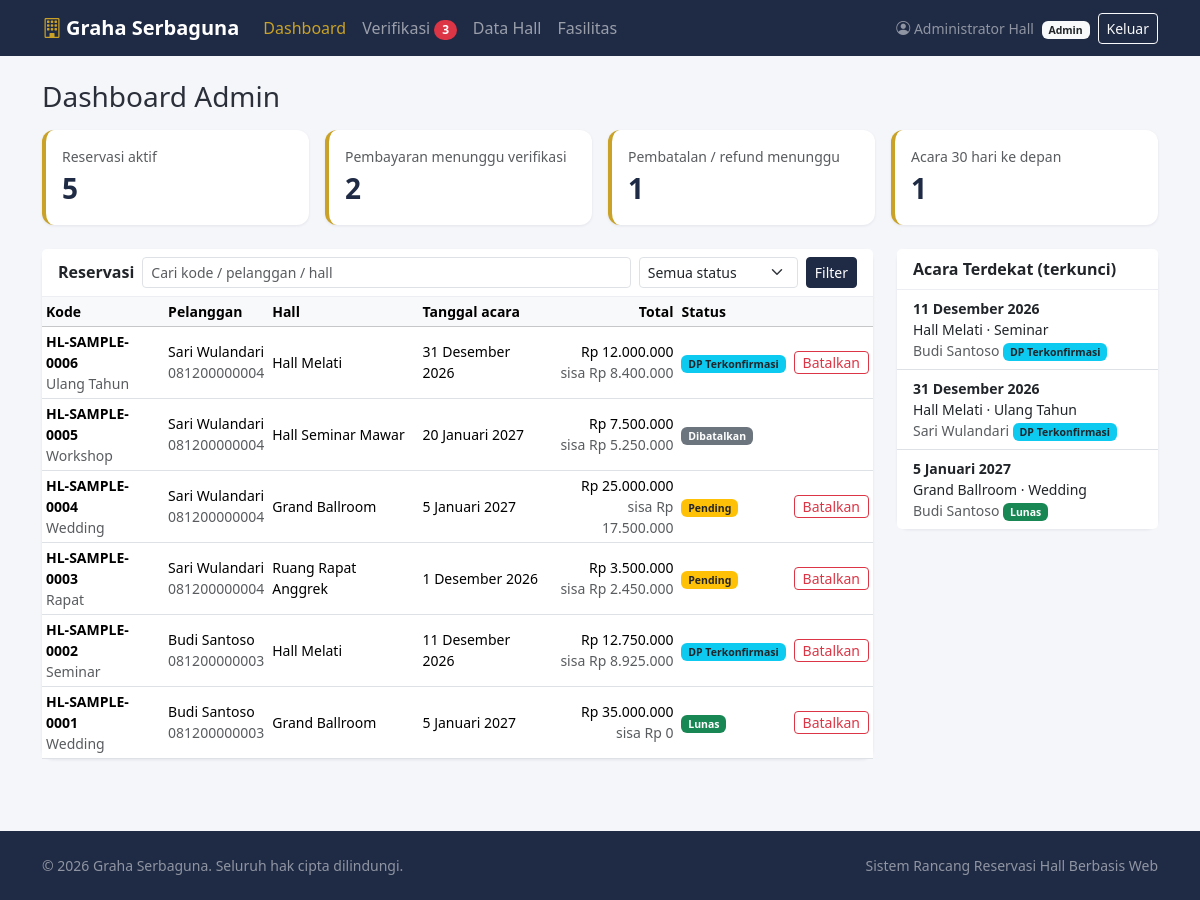
Page /admin/dashboard.php (signed in) on the committed database.
### tables this page shows
CREATE TABLE IF NOT EXISTS reservasi (
  id             INT UNSIGNED NOT NULL AUTO_INCREMENT,
  kode_booking   VARCHAR(30) NOT NULL,
  user_id        INT UNSIGNED NOT NULL,
  hall_id        INT UNSIGNED NOT NULL,
  tanggal_acara  DATE NOT NULL,
  jenis_acara    VARCHAR(50) NOT NULL,
  jumlah_tamu    INT UNSIGNED NOT NULL,
  total_harga    BIGINT UNSIGNED NOT NULL,
  nominal_dp     BIGINT UNSIGNED NOT NULL,
  sisa_bayar     BIGINT UNSIGNED NOT NULL,
  status         ENUM('Pending','DP Terkonfirmasi','Lunas','Dibatalkan') NOT NULL DEFAULT 'Pending',
  created_at     TIMESTAMP NOT NULL DEFAULT CURRENT_TIMESTAMP,
  slot_terkunci  TINYINT GENERATED ALWAYS AS
                   (CASE WHEN status IN ('DP Terkonfirmasi','Lunas') THEN 1 ELSE NULL END) STORED,
  PRIMARY KEY (id),
  UNIQUE KEY uq_reservasi_kode (kode_booking),
  UNIQUE KEY uq_reservasi_slot (hall_id, tanggal_acara, slot_terkunci),
  KEY idx_reservasi_user (user_id),
  KEY idx_reservasi_tanggal (hall_id, tanggal_acara, status),
  CONSTRAINT fk_reservasi_user FOREIGN KEY (user_id) REFERENCES users (id),
  CONSTRAINT fk_reservasi_hall FOREIGN KEY (hall_id) REFERENCES halls (id)
);

CREATE TABLE IF NOT EXISTS users (
  id          INT UNSIGNED NOT NULL AUTO_INCREMENT,
  nama        VARCHAR(100) NOT NULL,
  email       VARCHAR(150) NOT NULL,
  password    VARCHAR(255) NOT NULL,              
  no_hp       VARCHAR(20)  NOT NULL,
  role        ENUM('customer','admin','owner') NOT NULL DEFAULT 'customer',
  created_at  TIMESTAMP NOT NULL DEFAULT CURRENT_TIMESTAMP,
  PRIMARY KEY (id),
  UNIQUE KEY uq_users_email (email)
);

CREATE TABLE IF NOT EXISTS halls (
  id          INT UNSIGNED NOT NULL AUTO_INCREMENT,
  nama_hall   VARCHAR(100) NOT NULL,
  kapasitas   INT UNSIGNED NOT NULL,
  harga_dasar BIGINT UNSIGNED NOT NULL,
  deskripsi   TEXT NULL,
  foto        VARCHAR(255) NULL,
  PRIMARY KEY (id)
);

### config/database.php (called while the page is built)
<?php
function db(): PDO
{
    static $pdo = null;
    if ($pdo === null) {
        $dsn = 'mysql:host=' . DB_HOST . ';port=' . DB_PORT . ';dbname=' . DB_NAME . ';charset=' . DB_CHARSET;
        try {
            $pdo = new PDO($dsn, DB_USER, DB_PASS, [
                PDO::ATTR_ERRMODE            => PDO::ERRMODE_EXCEPTION,
                PDO::ATTR_DEFAULT_FETCH_MODE => PDO::FETCH_ASSOC,
                PDO::ATTR_EMULATE_PREPARES   => false,
            ]);
        } catch (PDOException $e) {
            error_log('Koneksi DB gagal: ' . $e->getMessage());
            http_response_code(500);
            exit('Tidak dapat terhubung ke database. Periksa pengaturan di config/config.php.');
        }
    }
    return $pdo;
}

### admin/dashboard.php (the view, shortened to what this page needs)
<?php
require __DIR__ . '/../includes/init.php';
$pdo   = db();
$stat = $pdo->query(
    "SELECT
       (SELECT COUNT(*) FROM reservasi WHERE status IN ('Pending','DP Terkonfirmasi','Lunas')) AS aktif,
       (SELECT COUNT(*) FROM pembayaran_pembatalan WHERE jenis_transaksi IN ('DP','Pelunasan') AND status_verifikasi = 'Menunggu') AS bayar_menunggu,
       (SELECT COUNT(*) FROM pembayaran_pembatalan WHERE jenis_transaksi = 'Refund' AND status_verifikasi = 'Menunggu') AS refund_menunggu,
       (SELECT COUNT(*) FROM reservasi WHERE status IN ('DP Terkonfirmasi','Lunas')
          AND tanggal_acara BETWEEN CURDATE() AND DATE_ADD(CURDATE(), INTERVAL 30 DAY)) AS acara_30"
)->fetch();
$q       = get_str('q');
$where  = [];
$params = [];
$sql = "SELECT r.*, h.nama_hall, u.nama, u.no_hp
        FROM reservasi r JOIN halls h ON h.id = r.hall_id JOIN users u ON u.id = r.user_id"
     . ($where ? ' WHERE ' . implode(' AND ', $where) : '')
     . ' ORDER BY r.created_at DESC, r.id DESC LIMIT 100';
$st = $pdo->prepare($sql);
$st->execute($params);
$rows = $st->fetchAll();
$akan = $pdo->query(
    "SELECT r.kode_booking, r.tanggal_acara, r.jenis_acara, r.status, h.nama_hall, u.nama
     FROM reservasi r JOIN halls h ON h.id = r.hall_id JOIN users u ON u.id = r.user_id
     WHERE r.status IN ('DP Terkonfirmasi','Lunas') AND r.tanggal_acara >= CURDATE()
     ORDER BY r.tanggal_acara LIMIT 6"
)->fetchAll();
include __DIR__ . '/../includes/header.php';
?>
<div class="container py-4">
    <h1 class="h3 mb-3">Dashboard Admin</h1>
    <div class="row g-3 mb-4">
        <div class="col-6 col-lg-3"><div class="card stat"><div class="card-body"><div class="text-muted small">Reservasi aktif</div><div class="num"><?= (int)$stat['aktif'] ?></div></div></div></div>
        <div class="col-6 col-lg-3"><a class="text-decoration-none" href="<?= e(url('admin/verifikasi.php?tab=bayar')) ?>"><div class="card stat"><div class="card-body"><div class="text-muted small">Pembayaran menunggu verifikasi</div><div class="num"><?= (int)$stat['bayar_menunggu'] ?></div></div></div></a></div>
        <div class="col-6 col-lg-3"><a class="text-decoration-none" href="<?= e(url('admin/verifikasi.php?tab=refund')) ?>"><div class="card stat"><div class="card-body"><div class="text-muted small">Pembatalan / refund menunggu</div><div class="num"><?= (int)$stat['refund_menunggu'] ?></div></div></div></a></div>
        <div class="col-6 col-lg-3"><div class="card stat"><div class="card-body"><div class="text-muted small">Acara 30 hari ke depan</div><div class="num"><?= (int)$stat['acara_30'] ?></div></div></div></div>
    </div>
    <div class="row g-4">
        <div class="col-lg-9">
            <div class="card">
                <div class="card-header">
                    <form class="row g-2 align-items-center" method="get">
                        <div class="col-auto fw-semibold">Reservasi</div>
                        <div class="col-sm">
                            <input class="form-control form-control-sm" name="q" value="<?= e($q) ?>" placeholder="Cari kode / pelanggan / hall">
                        </div>
                        <div class="col-sm-auto">
                            <select class="form-select form-select-sm" name="status">
                                <option value="">Semua status</option>
                            </select>
                        </div>
                        <div class="col-auto"><button class="btn btn-sm btn-brand">Filter</button></div>
                    </form>
                </div>
                <div class="table-responsive">
                    <table class="table table-hover table-sm mb-0 small">
                        <thead class="table-light"><tr><th>Kode</th><th>Pelanggan</th><th>Hall</th><th>Tanggal acara</th><th class="text-end">Total</th><th>Status</th><th></th></tr></thead>
                        <tbody>
                        <?php foreach ($rows as $r): ?>
                            <tr>
                                <td><strong><?= e($r['kode_booking']) ?></strong><div class="text-muted"><?= e($r['jenis_acara']) ?></div></td>
                                <td><?= e($r['nama']) ?><div class="text-muted"><?= e($r['no_hp']) ?></div></td>
                                <td><?= e($r['nama_hall']) ?></td>
                                <td><?= e(tgl_indo($r['tanggal_acara'])) ?></td>
                                <td class="text-end"><?= rupiah($r['total_harga']) ?><div class="text-muted">sisa <?= rupiah($r['sisa_bayar']) ?></div></td>
                                <td><?= badge_status($r['status']) ?></td>
                                <td class="text-end">
                                    <?php if ($r['status'] !== 'Dibatalkan'): ?>
                                        <button class="btn btn-outline-danger btn-sm py-0" data-bs-toggle="modal" data-bs-target="#modalBatalAdmin"
                                                data-id="<?= (int)$r['id'] ?>" data-kode="<?= e($r['kode_booking']) ?>">Batalkan</button>
                                    <?php endif; ?>
                                </td>
                            </tr>
                        <?php endforeach; ?>
                        </tbody>
                    </table>
                </div>
            </div>
        </div>
        <div class="col-lg-3">
            <div class="card">
                <div class="card-header">Acara Terdekat (terkunci)</div>
                <ul class="list-group list-group-flush small">
                    <?php foreach ($akan as $a): ?>
                        <li class="list-group-item">
                            <div class="fw-semibold"><?= e(tgl_indo($a['tanggal_acara'])) ?></div>
                            <?= e($a['nama_hall']) ?> · <?= e($a['jenis_acara']) ?><br>
                            <span class="text-muted"><?= e($a['nama']) ?></span> <?= badge_status($a['status']) ?>
                        </li>
                    <?php endforeach; ?>
                </ul>
            </div>
        </div>
    </div>
</div>
<?php include __DIR__ . '/../includes/footer.php'; ?>

### includes/header.php (shortened to what this page needs)
<?php
$u          = current_user();
$scriptName = basename($_SERVER['SCRIPT_NAME']);
$adminBadge = 0;
if ($u && $u['role'] === 'admin') {
    $adminBadge = (int)db()->query(
        "SELECT COUNT(*) FROM pembayaran_pembatalan WHERE status_verifikasi = 'Menunggu'"
    )->fetchColumn();
}
function nav_active(string $file): string
{
    global $scriptName;
    return $scriptName === $file ? ' active' : '';
}
?>
<!doctype html>
<html lang="id">
<head>
    <link href="https://cdn.jsdelivr.net/npm/bootstrap@5.3.3/dist/css/bootstrap.min.css" rel="stylesheet">
    <link href="https://cdn.jsdelivr.net/npm/bootstrap-icons@1.11.3/font/bootstrap-icons.css" rel="stylesheet">
    <link href="<?= e(url('assets/css/style.css')) ?>" rel="stylesheet">
</head>
<body class="d-flex flex-column min-vh-100">
<nav class="navbar navbar-expand-lg navbar-dark bg-brand sticky-top no-print">
    <div class="container">
        <a class="navbar-brand fw-semibold" href="<?= e(url('index.php')) ?>">
            <i class="bi bi-building me-1 text-gold"></i><?= e(APP_NAME) ?>
        </a>
        <div class="collapse navbar-collapse" id="nav">
            <ul class="navbar-nav me-auto">
                <?php if ($u && $u['role'] === 'customer'): ?>
                    <li class="nav-item"><a class="nav-link<?= nav_active('booking.php') ?>" href="<?= e(url('booking.php')) ?>">Buat Reservasi</a></li>
                    <li class="nav-item"><a class="nav-link<?= nav_active('riwayat.php') ?>" href="<?= e(url('customer/riwayat.php')) ?>">Riwayat</a></li>
                <?php elseif ($u && $u['role'] === 'admin'): ?>
                    <li class="nav-item"><a class="nav-link<?= nav_active('dashboard.php') ?>" href="<?= e(url('admin/dashboard.php')) ?>">Dashboard</a></li>
                    <li class="nav-item">
                        <a class="nav-link<?= nav_active('verifikasi.php') ?>" href="<?= e(url('admin/verifikasi.php')) ?>">
                            Verifikasi
                            <?php if ($adminBadge > 0): ?><span class="badge rounded-pill bg-danger"><?= $adminBadge ?></span><?php endif; ?>
                        </a>
                    </li>
                    <li class="nav-item"><a class="nav-link<?= nav_active('halls.php') ?>" href="<?= e(url('admin/halls.php')) ?>">Data Hall</a></li>
                    <li class="nav-item"><a class="nav-link<?= nav_active('fasilitas.php') ?>" href="<?= e(url('admin/fasilitas.php')) ?>">Fasilitas</a></li>
                <?php elseif ($u && $u['role'] === 'owner'): ?>
                    <li class="nav-item"><a class="nav-link<?= nav_active('laporan.php') ?>" href="<?= e(url('owner/laporan.php')) ?>">Laporan</a></li>
                <?php endif; ?>
            </ul>
            <ul class="navbar-nav align-items-lg-center">
                <?php if ($u): ?>
                    <li class="nav-item me-lg-2 text-white-50 small">
                        <i class="bi bi-person-circle"></i> <?= e($u['nama']) ?>
                        <span class="badge bg-light text-dark ms-1"><?= e(ucfirst($u['role'])) ?></span>
                    </li>
                    <li class="nav-item">
                        <form method="post" action="<?= e(url('logout.php')) ?>" class="d-inline">
                            <button class="btn btn-sm btn-outline-light" type="submit">Keluar</button>
                        </form>
                    </li>
                <?php else: ?>
                    <li class="nav-item"><a class="nav-link" href="<?= e(url('login.php')) ?>">Masuk</a></li>
                    <li class="nav-item"><a class="btn btn-sm btn-gold ms-lg-2" href="<?= e(url('register.php')) ?>">Daftar</a></li>
                <?php endif; ?>
            </ul>
        </div>
    </div>
</nav>
<main class="flex-grow-1">

### includes/init.php (shortened to what this page needs)
<?php
require_once __DIR__ . '/../config/database.php';
function e($v): string
{
    return htmlspecialchars((string)$v, ENT_QUOTES | ENT_SUBSTITUTE, 'UTF-8');
}
function url(string $path = ''): string
{
    return BASE_URL . '/' . ltrim($path, '/');
}
function get_str(string $key): string
{
    $v = $_GET[$key] ?? '';
    return is_string($v) ? trim($v) : '';
}
function rupiah($n): string
{
    return 'Rp ' . number_format((int)$n, 0, ',', '.');
}
function tgl_indo(?string $tgl, bool $hari = false): string
{
    $t = strtotime($tgl);
    $bln = ['Januari', 'Februari', 'Maret', 'April', 'Mei', 'Juni', 'Juli', 'Agustus', 'September', 'Oktober', 'November', 'Desember'];
    $hr  = ['Minggu', 'Senin', 'Selasa', 'Rabu', 'Kamis', 'Jumat', 'Sabtu'];
    $s   = date('j', $t) . ' ' . $bln[(int)date('n', $t) - 1] . ' ' . date('Y', $t);
    return $hari ? $hr[(int)date('w', $t)] . ', ' . $s : $s;
}
function badge_status(string $s): string
{
    $map = [
        'Pending'          => 'bg-warning text-dark',
        'DP Terkonfirmasi' => 'bg-info text-dark',
        'Lunas'            => 'bg-success',
        'Dibatalkan'       => 'bg-secondary',
    ];
    return '<span class="badge ' . ($map[$s] ?? 'bg-light text-dark') . '">' . e($s) . '</span>';
}
function current_user(): ?array
{
    return $_SESSION['user'] ?? null;
}

### includes/footer.php (shortened to what this page needs)
</main>
<footer class="bg-brand text-white-50 py-4 mt-5 no-print">
    <div class="container d-flex flex-column flex-md-row justify-content-between small">
        <span>&copy; <?= date('Y') ?> <?= e(APP_NAME) ?>. Seluruh hak cipta dilindungi.</span>
        <span>Sistem Rancang Reservasi Hall Berbasis Web</span>
    </div>
</footer>
</body>
</html>

### assets/css/style.css (style rules this page uses)
:root { --brand: #1f2a44; --brand-dark: #161e33; --gold: #c9a227; --gold-dark: #a8861a; --soft: #f5f6fa; }
body { background: var(--soft); color: #2b2f3a; }
.bg-brand { background: var(--brand) !important; }
.text-gold { color: var(--gold) !important; }
.btn-brand { background: var(--brand); border-color: var(--brand); color: #fff; }
.navbar .nav-link.active { color: var(--gold) !important; }
.card { border: 0; box-shadow: 0 1px 3px rgba(20, 30, 60, .08); border-radius: .75rem; }
.card-header { background: #fff; font-weight: 600; border-bottom: 1px solid #eceef4; }
.stat { border-left: 4px solid var(--gold); }
.stat .num { font-size: 1.75rem; font-weight: 700; color: var(--brand); }
.table > :not(caption) > * > * { vertical-align: middle; }

### rows in the picture
reservasi: kode_booking "HL-SAMPLE-0006", jenis_acara "Ulang Tahun", user.nama "Sari Wulandari", user.no_hp "081200000004", hall.nama_hall "Hall Melati", tanggal_acara "31 Desember 2026", total_harga "Rp 12.000.000", sisa_bayar "Rp 8.400.000", status "DP Terkonfirmasi"
reservasi: kode_booking "HL-SAMPLE-0005", jenis_acara "Workshop", user.nama "Sari Wulandari", user.no_hp "081200000004", hall.nama_hall "Hall Seminar Mawar", tanggal_acara "20 Januari 2027", total_harga "Rp 7.500.000", sisa_bayar "Rp 5.250.000", status "Dibatalkan"
reservasi: kode_booking "HL-SAMPLE-0004", jenis_acara "Wedding", user.nama "Sari Wulandari", user.no_hp "081200000004", hall.nama_hall "Grand Ballroom", tanggal_acara "5 Januari 2027", total_harga "Rp 25.000.000", sisa_bayar "Rp 17.500.000", status "Pending"
reservasi: kode_booking "HL-SAMPLE-0003", jenis_acara "Rapat", user.nama "Sari Wulandari", user.no_hp "081200000004", hall.nama_hall "Ruang Rapat Anggrek", tanggal_acara "1 Desember 2026", total_harga "Rp 3.500.000", sisa_bayar "Rp 2.450.000", status "Pending"
reservasi: kode_booking "HL-SAMPLE-0002", jenis_acara "Seminar", user.nama "Budi Santoso", user.no_hp "081200000003", hall.nama_hall "Hall Melati", tanggal_acara "11 Desember 2026", total_harga "Rp 12.750.000", sisa_bayar "Rp 8.925.000", status "DP Terkonfirmasi"
reservasi: kode_booking "HL-SAMPLE-0001", jenis_acara "Wedding", user.nama "Budi Santoso", user.no_hp "081200000003", hall.nama_hall "Grand Ballroom", tanggal_acara "5 Januari 2027", total_harga "Rp 35.000.000", sisa_bayar "Rp 0", status "Lunas"

### other values in the picture
APP_NAME "Graha Serbaguna"
$adminBadge "3"
$u['nama'] "Administrator Hall"
$u['role'] "Admin"
$stat['aktif'] "5"
$stat['bayar_menunggu'] "2"
$stat['refund_menunggu'] "1"
$stat['acara_30'] "1"
